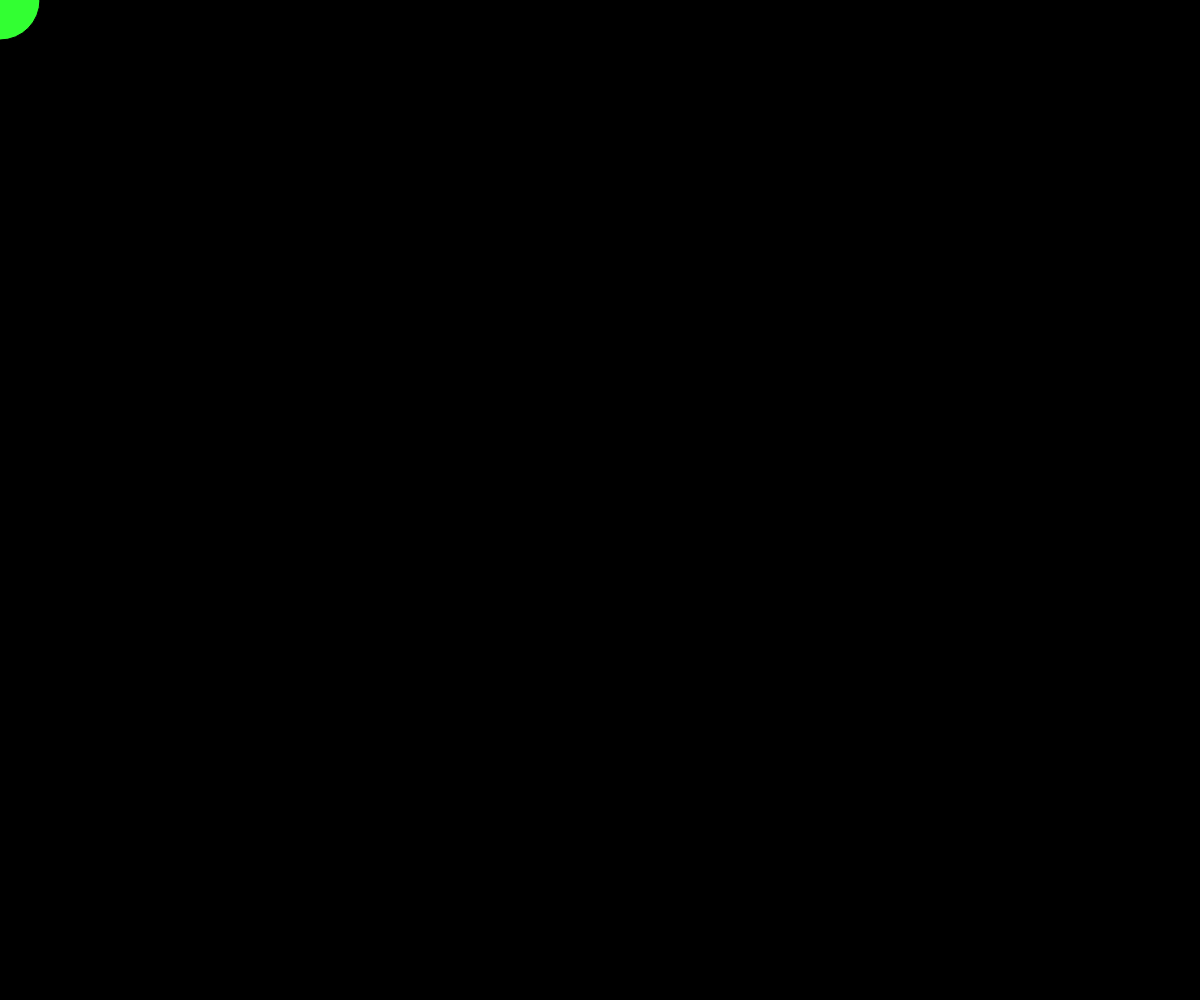
Frame 1 (no input)
Frame 60 (no input): identical to frame 1, image omitted
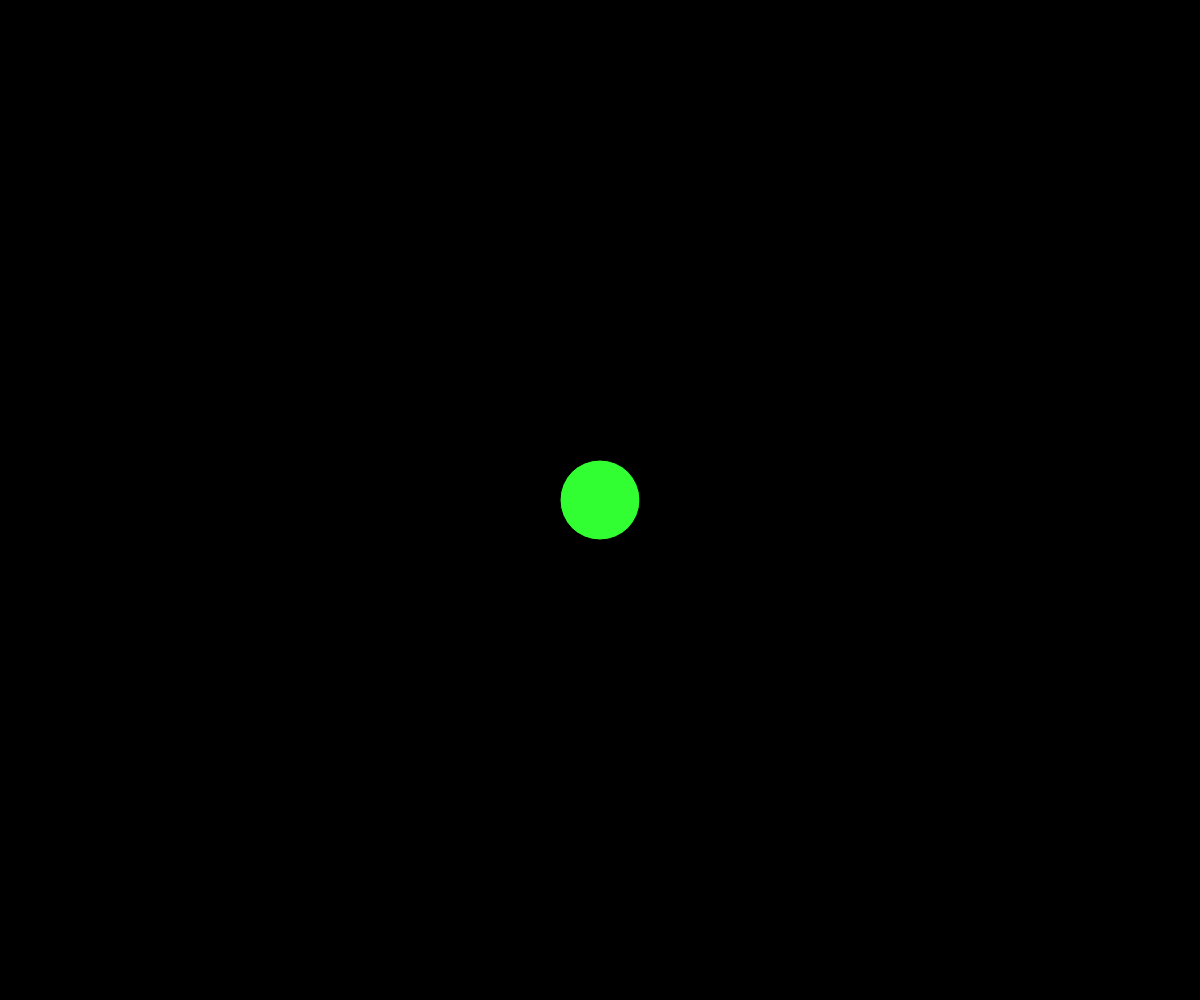
Frame 120 (the mouse pressed at the canvas centre since frame 60)

The p5.js sketch that drew these frames (run headless with seeded random() and noise() and a simulated clock; from frame 60 on, the mouse is pressed at the canvas centre):

// p5.js sketch
// ── sketch.js
function setup(){
  createCanvas(windowWidth,windowHeight);
}

function draw() {

  background(0);

  fill('rgb(50, 255, 50)');

  ellipse(mouseX, mouseY, 80, 80);
}
